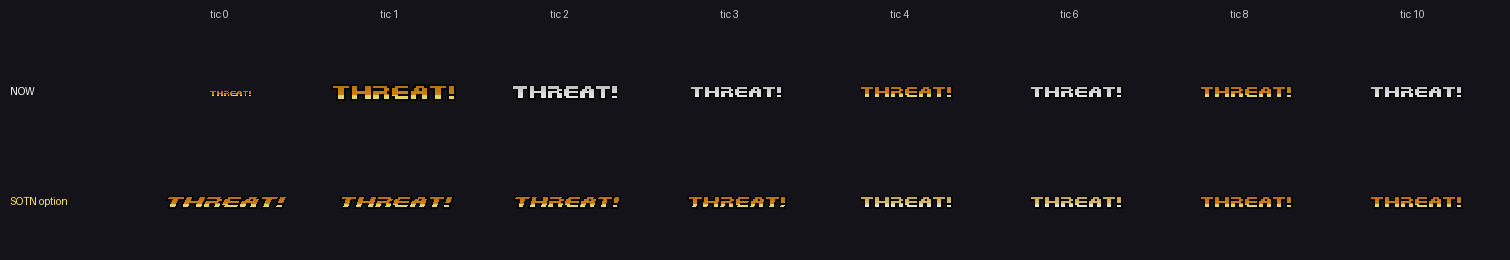
#> input picture design/mockups/word_motion/word_motion_tic_by_tic.png, 1510 x 260 px, found by its file name
$ python sheet.py
#> lines starting #> are read from the running program, lines starting #| are printed output that depends on the picture
# sheet.py (test only): the word-motion lane's evidence from decode.py's crops: the tic-by-tic sheet (the approved mockup's
# SOTN row over the rig's frames), the real-speed GIF (one rig frame a tic, 30 ms), and the fonts / Photosensitive panels.
import os
from PIL import Image, ImageDraw, ImageFont
C = '/home/claude/wm_scratch/crops/'
OUT = os.path.join(os.path.dirname(os.path.abspath(__file__)), '..', 'evidence') + '/'
MOCK = '/home/claude/wordmotion/word_motion_tic_by_tic.png'
F = ImageFont.truetype('/usr/share/fonts/truetype/dejavu/DejaVuSans-Bold.ttf', 18)
f2 = ImageFont.truetype('/usr/share/fonts/truetype/dejavu/DejaVuSans.ttf', 15)
BG = (20, 19, 26)
TICS = [0, 1, 2, 3, 4, 6, 8, 10]
BOX = {'THREAT!': (20, 85, 275, 132), 'UNCOMMON': (300, 85, 620, 132), 'KICK!': (205, 40, 365, 102)}
def cr(tag, tic, word): return Image.open(C + '%s/s%02d.png' % (tag, tic + 1)).crop(BOX[word])

LW, CWD = 300, 350
rows = [('MOCKUP (approved)', 'SOTN option row, x2', None, None, 120),
        ('RIG  THREAT!', 'held, SOTN two-tone (ldword.zs)', 'small', 'THREAT!', 47),
        ('RIG  UNCOMMON', 'a LegenDoom drop word\'s look', 'small', 'UNCOMMON', 47),
        ('RIG  KICK!', 'one-off; asked again at tic 10', 'small', 'KICK!', 62),
        ('RIG  THREAT!, photosafe', 'rsqa_photosafe 1: no flash', 'photo', 'THREAT!', 47),
        ('RIG  UNCOMMON, photosafe', '', 'photo', 'UNCOMMON', 47)]
H = 118 + sum(r[4] + 16 for r in rows) + 40
S = Image.new('RGB', (LW + CWD * len(TICS), H), BG); d = ImageDraw.Draw(S)
#> after `S = Image.new('RGB', (LW + CWD * len(TICS), H), BG)`:
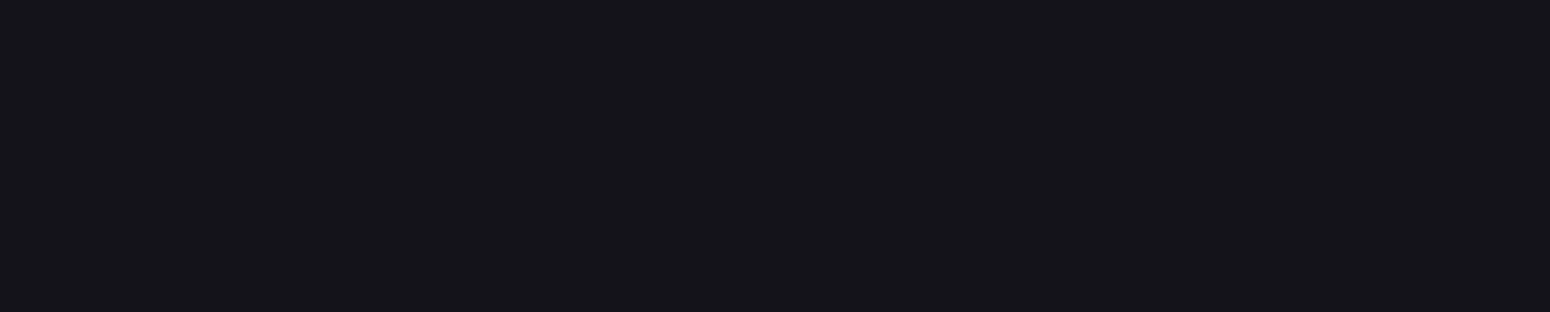
#> S: PIL image 3100x624 RGB (shown at 1/2 size); mean R, G, B 20, 19, 26
d.text((12, 8), 'RSQ VisualRewards: the words over monsters, SOTN entrance (rsqvr/words.zs). Score Small (default), tic by tic', font=F, fill=(255, 226, 120))
d.text((12, 34), 'RIG ONLY, NOT HEADSET-CONFIRMED. QZD 17.3 rig, the owner\'s full order (boss_full.sh: doom2, LegenDoom, brutal22test6, BD_VoxelPack, BD22 VR 2.0.4z, ... gate_rel3 + this VisualRewards),', font=f2, fill=(230, 230, 230))
d.text((12, 54), 'MAP01, run wm_small / wm_photo. The probe freezes the world and lets one tic run at a time: each column is the frame the rig drew for that tic (counted from the word\'s first drawn tic).', font=f2, fill=(230, 230, 230))
d.text((12, 74), 'Tics 0-3 the smear (wide, slanted: four slices a letter), tic 4 the snap upright, tics 4-7 the light look, 8-11 its own (the flash every 4 tics to 27). KICK! is asked again before tic 10: it pops in place, no smear.', font=f2, fill=(230, 230, 230))
y = 100
for i, tk in enumerate(TICS): d.text((LW + i * CWD + CWD // 2 - 22, y), 'tic %d' % tk, font=F, fill=(200, 200, 210))
y += 26
mock = Image.open(MOCK).convert('RGB')
#> mock is the input picture: PIL image 1510x260 RGB; mean R, G, B 23.9, 22.1, 27.3
for lab, sub, tag, word, rh in rows:
    d.text((10, y + rh // 2 - 18), lab, font=F, fill=(255, 255, 255) if tag else (255, 226, 120))
    d.text((10, y + rh // 2 + 4), sub, font=f2, fill=(170, 170, 185))
    for i, tk in enumerate(TICS):
        if tag is None:
            im = mock.crop((150 + i * 170, 175, 150 + i * 170 + 170, 235))
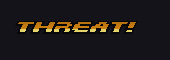
#> im: PIL image 170x60 RGB; mean R, G, B 30.5, 26.1, 25.7
            im = im.resize((im.width * 2, im.height * 2), Image.NEAREST)
#> im: PIL image 340x120 RGB
        else:
            im = cr(tag, tk, word)
        S.paste(im, (LW + i * CWD + (CWD - im.width) // 2, y + (rh - im.height) // 2))
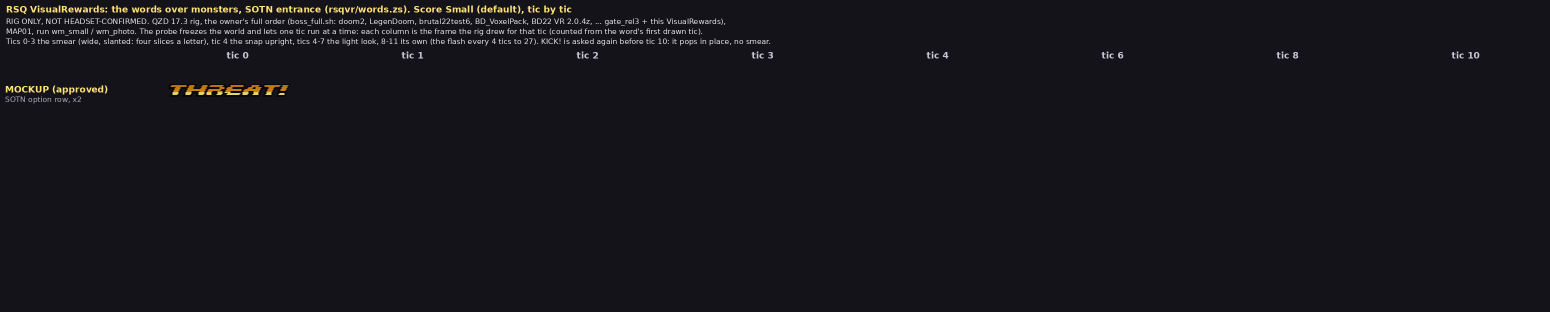
#> S: PIL image 3100x624 RGB (shown at 1/2 size); mean R, G, B 22.5, 21.4, 27.8
#> (the run stopped early here; a loop or call above may not have finished)
